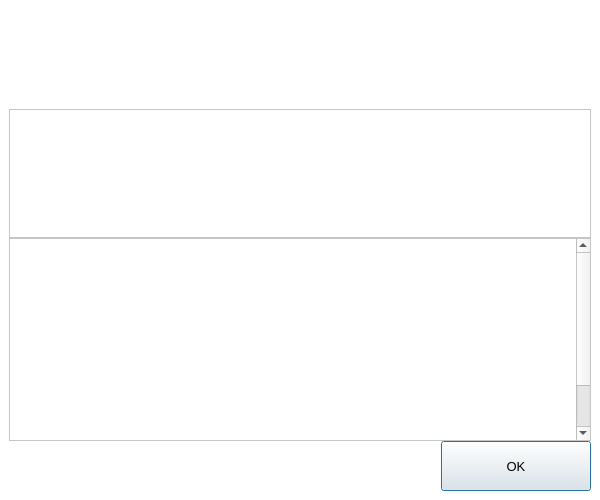
<?xml version="1.0" encoding="UTF-8"?>
<ui version="4.0">
  <class>HelpMessageDialog</class>
  <widget class="QDialog" name="HelpMessageDialog">
    <property name="geometry">
      <rect>
        <x>0</x>
        <y>0</y>
        <width>600</width>
        <height>500</height>
      </rect>
    </property>
    <property name="minimumSize">
      <size>
        <width>600</width>
        <height>500</height>
      </size>
    </property>
    <property name="font">
      <font>
        <pointsize>10</pointsize>
      </font>
    </property>
    <property name="windowTitle">
      <string notr="true">Hempy Coin - Command-line options</string>
    </property>
    <property name="styleSheet">
      <string notr="true">
        #HelpMessageDialog {
        background-color:#FFFFFF;
        }
      </string>
    </property>
    <layout class="QVBoxLayout" name="verticalLayout_3">
      <property name="spacing">
        <number>0</number>
      </property>
      <property name="leftMargin">
        <number>0</number>
      </property>
      <property name="topMargin">
        <number>0</number>
      </property>
      <property name="rightMargin">
        <number>0</number>
      </property>
      <property name="bottomMargin">
        <number>0</number>
      </property>
      <item>
        <widget class="QWidget" name="helpContainer" native="true">
          <property name="sizePolicy">
            <sizepolicy hsizetype="Preferred" vsizetype="Preferred">
              <horstretch>0</horstretch>
              <verstretch>100</verstretch>
            </sizepolicy>
          </property>
          <property name="minimumSize">
            <size>
              <width>0</width>
              <height>200</height>
            </size>
          </property>
          <property name="styleSheet">
            <string notr="true">
              #helpContainer{
              background-color:white;
              padding:9px;
              }
            </string>
          </property>
          <layout class="QVBoxLayout" name="verticalLayout_4">
            <property name="spacing">
              <number>0</number>
            </property>
            <property name="leftMargin">
              <number>9</number>
            </property>
            <property name="topMargin">
              <number>9</number>
            </property>
            <property name="rightMargin">
              <number>9</number>
            </property>
            <property name="bottomMargin">
              <number>9</number>
            </property>
            <item>
              <widget class="QLabel" name="graphic">
                <property name="sizePolicy">
                  <sizepolicy hsizetype="Preferred" vsizetype="Ignored">
                    <horstretch>0</horstretch>
                    <verstretch>0</verstretch>
                  </sizepolicy>
                </property>
                <property name="minimumSize">
                  <size>
                    <width>0</width>
                    <height>100</height>
                  </size>
                </property>
                <property name="pixmap">
                  <pixmap>:/images/about</pixmap>
                </property>
              </widget>
            </item>
            <item>
              <layout class="QVBoxLayout" name="verticalLayout">
                <property name="topMargin">
                  <number>100</number>
                </property>
                <item>
                  <widget class="QTextEdit" name="helpMessage">
                    <property name="minimumSize">
                      <size>
                        <width>0</width>
                        <height>0</height>
                      </size>
                    </property>
                    <property name="styleSheet">
                      <string notr="true">
                        #helpMessage {
                        background-color:#FFFFFF;
                        color:#707070;
                        }
                      </string>
                    </property>
                    <property name="readOnly">
                      <bool>true</bool>
                    </property>
                  </widget>
                </item>
                <item>
                  <widget class="QScrollArea" name="scrollArea">
                    <property name="minimumSize">
                      <size>
                        <width>0</width>
                        <height>0</height>
                      </size>
                    </property>
                    <property name="styleSheet">
                      <string notr="true">
                        #scrollArea {
                        background-color:#FFFFFF;
                        }
                      </string>
                    </property>
                    <property name="verticalScrollBarPolicy">
                      <enum>Qt::ScrollBarAlwaysOn</enum>
                    </property>
                    <property name="widgetResizable">
                      <bool>true</bool>
                    </property>
                    <widget class="QWidget" name="scrollAreaWidgetContents">
                      <property name="geometry">
                        <rect>
                          <x>0</x>
                          <y>0</y>
                          <width>561</width>
                          <height>263</height>
                        </rect>
                      </property>
                      <property name="styleSheet">
                        <string notr="true">
                          #scrollAreaWidgetContents {
                          background-color:#FFFFFF;
                          }
                        </string>
                      </property>
                      <layout class="QVBoxLayout" name="verticalLayout_2">
                        <item>
                          <widget class="QLabel" name="aboutMessage">
                            <property name="minimumSize">
                              <size>
                                <width>0</width>
                                <height>245</height>
                              </size>
                            </property>
                            <property name="cursor">
                              <cursorShape>IBeamCursor</cursorShape>
                            </property>
                            <property name="styleSheet">
                              <string notr="true">
                                #aboutMessage {
                                background-color:#FFFFFF;
                                color:#707070;
                                }
                              </string>
                            </property>
                            <property name="textFormat">
                              <enum>Qt::PlainText</enum>
                            </property>
                            <property name="alignment">
                              <set>Qt::AlignLeading|Qt::AlignLeft|Qt::AlignTop</set>
                            </property>
                            <property name="openExternalLinks">
                              <bool>true</bool>
                            </property>
                            <property name="textInteractionFlags">
                              <set>Qt::LinksAccessibleByMouse|Qt::TextSelectableByKeyboard|Qt::TextSelectableByMouse</set>
                            </property>
                          </widget>
                        </item>
                      </layout>
                    </widget>
                  </widget>
                </item>
              </layout>
            </item>
            <item>
              <layout class="QHBoxLayout" name="horizontalLayout">
                <item>
                  <spacer name="horizontalSpacer">
                    <property name="orientation">
                      <enum>Qt::Horizontal</enum>
                    </property>
                    <property name="sizeHint" stdset="0">
                      <size>
                        <width>40</width>
                        <height>20</height>
                      </size>
                    </property>
                  </spacer>
                </item>
                <item alignment="Qt::AlignVCenter">
                  <widget class="QPushButton" name="pushButtonOk">
                    <property name="minimumSize">
                      <size>
                        <width>150</width>
                        <height>50</height>
                      </size>
                    </property>
                    <property name="text">
                      <string>OK</string>
                    </property>
                  </widget>
                </item>
              </layout>
            </item>
          </layout>
        </widget>
      </item>
    </layout>
  </widget>
  <resources/>
  <connections/>
</ui>
